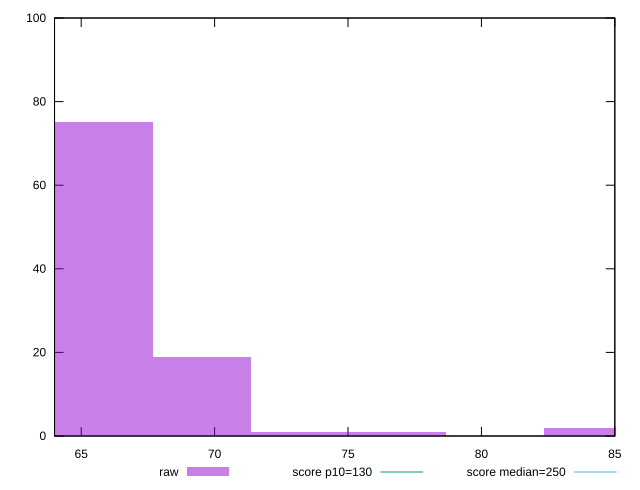

This figure's gnuplot source:
reset

$raw <<EOF
76.84225164054824 1
65.86478712046993 75
69.52394196049603 19
73.18309680052214 1
62.205632280443815 2
84.16056132060046 2
EOF

set key outside below
set boxwidth 3.659154840026107
set xrange [64:85]
set yrange [0:100]
set trange [0:100]
set style fill transparent solid 0.5 noborder

set parametric
set terminal svg size 640, 490 enhanced background rgb 'white'
set output "report_00018_2021-02-10T15-25-16.877Z/max-potential-fid/samples/pages+cached+noadtech+nomedia/raw/histogram.svg"

plot $raw title "raw" with boxes, \
     130,t title "score p10=130", \
     250,t title "score median=250"

reset
